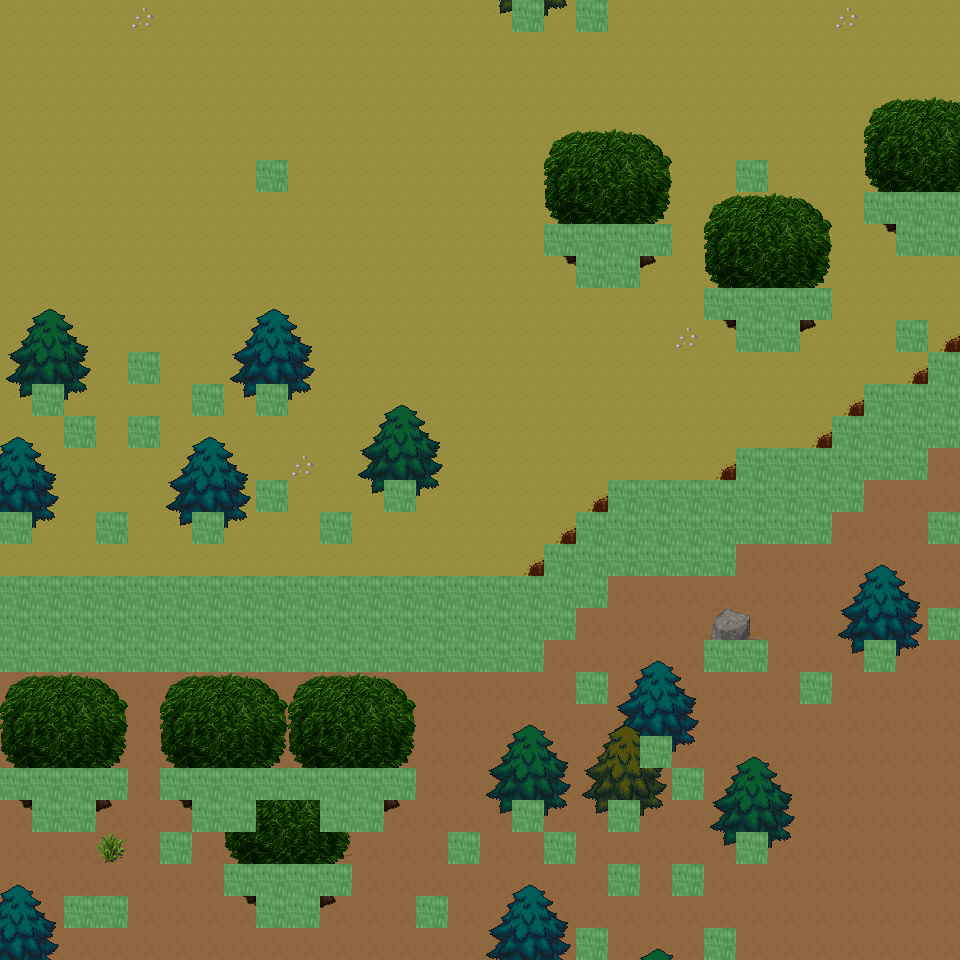

This is a level from a 2D game, rendered from its Tiled map with the project's own tilesets. A one-line summary and the map file follow, with tile-layer data summarised:
An orthogonal 30x30 tile map with 32x32 px tiles, 6 tile layers (Ground, Object, Object2, Above, ...), 23 tilesets and 15 objects (15x mapExit).

<map version="1.0" orientation="orthogonal" renderorder="right-down" width="30" height="30" tilewidth="32" tileheight="32" nextobjectid="16">
  <tileset firstgid="1" name="tileset_ground_ground" tilewidth="32" tileheight="32" tilecount="33" columns="3">
    <image source="../drawable/tileset_ground_ground.png" width="96" height="352" />
  </tileset>
  <tileset firstgid="34" name="tileset_ground_ridge_earth_dark" tilewidth="32" tileheight="32" tilecount="96" columns="12">
    <image source="../drawable/tileset_ground_ridge_earth_dark.png" width="384" height="256" />
  </tileset>
  <tileset firstgid="130" name="tileset_logic_collision" tilewidth="32" tileheight="32" tilecount="1" columns="1">
    <image source="../drawable/tileset_logic_collision.png" width="32" height="32" />
  </tileset>
  <tileset firstgid="131" name="tileset_logic_creature_animal" tilewidth="32" tileheight="32" tilecount="32" columns="8">
    <image source="../drawable/tileset_logic_creature_animal.png" width="256" height="128" />
  </tileset>
  <tileset firstgid="163" name="tileset_ground_earth_edges" tilewidth="32" tileheight="32" tilecount="18" columns="6">
    <image source="../drawable/tileset_ground_earth_edges.png" width="192" height="96" />
  </tileset>
  <tileset firstgid="181" name="tileset_plant_grasses" tilewidth="32" tileheight="32" tilecount="6" columns="3">
    <image source="../drawable/tileset_plant_grasses.png" width="96" height="64" />
  </tileset>
  <tileset firstgid="187" name="tileset_ground_earth_edges_yellowgreen" tilewidth="32" tileheight="32" tilecount="15" columns="5">
    <image source="../drawable/tileset_ground_earth_edges_yellowgreen.png" width="160" height="96" />
  </tileset>
  <tileset firstgid="202" name="tileset_ground_grass_corners" tilewidth="32" tileheight="32" tilecount="24" columns="6">
    <image source="../drawable/tileset_ground_grass_corners.png" width="192" height="128" />
  </tileset>
  <tileset firstgid="226" name="tileset_plant_tree_tree_darkgreen" tilewidth="32" tileheight="32" tilecount="88" columns="8">
    <image source="../drawable/tileset_plant_tree_tree_darkgreen.png" width="256" height="352" />
  </tileset>
  <tileset firstgid="314" name="tileset_plant_tree_evergreen" tilewidth="32" tileheight="32" tilecount="36" columns="3">
    <image source="../drawable/tileset_plant_tree_evergreen.png" width="96" height="384" />
  </tileset>
  <tileset firstgid="350" name="tileset_plant_bush_various_small" tilewidth="32" tileheight="32" tilecount="9" columns="3">
    <image source="../drawable/tileset_plant_bush_various_small.png" width="96" height="96" />
  </tileset>
  <tileset firstgid="359" name="tileset_plant_bush_bushes" tilewidth="32" tileheight="32" tilecount="10" columns="5">
    <image source="../drawable/tileset_plant_bush_bushes.png" width="160" height="64" />
  </tileset>
  <tileset firstgid="369" name="tileset_building_decoration_rocks" tilewidth="32" tileheight="32" tilecount="6" columns="3">
    <image source="../drawable/tileset_building_decoration_rocks.png" width="96" height="64" />
  </tileset>
  <tileset firstgid="375" name="tileset_ground_stonecircle" tilewidth="32" tileheight="32" tilecount="81" columns="9">
    <image source="../drawable/tileset_ground_stonecircle.png" width="288" height="288" />
  </tileset>
  <tileset firstgid="456" name="tileset_ground_rock_rocks" tilewidth="32" tileheight="32" tilecount="4" columns="2">
    <image source="../drawable/tileset_ground_rock_rocks.png" width="64" height="64" />
  </tileset>
  <tileset firstgid="460" name="tileset_building_decoration_orbpedestal" tilewidth="32" tileheight="32" tilecount="2" columns="1">
    <image source="../drawable/tileset_building_decoration_orbpedestal.png" width="32" height="64" />
  </tileset>
  <tileset firstgid="462" name="tileset_building_house_chalet" tilewidth="32" tileheight="32" tilecount="56" columns="7">
    <image source="../drawable/tileset_building_house_chalet.png" width="224" height="256" />
  </tileset>
  <tileset firstgid="518" name="tileset_building_tower_chalet" tilewidth="32" tileheight="32" tilecount="16" columns="2">
    <image source="../drawable/tileset_building_tower_chalet.png" width="64" height="256" />
  </tileset>
  <tileset firstgid="534" name="tileset_plant_bush_bush_pinks" tilewidth="32" tileheight="32" tilecount="4" columns="2">
    <image source="../drawable/tileset_plant_bush_bush_pinks.png" width="64" height="64" />
  </tileset>
  <tileset firstgid="538" name="tileset_ground_dry_grass" tilewidth="32" tileheight="32" tilecount="54" columns="9">
    <image source="../drawable/tileset_ground_dry_grass.png" width="288" height="192" />
  </tileset>
  <tileset firstgid="592" name="tileset_object_rock_pillars_stone" tilewidth="32" tileheight="32" tilecount="36" columns="6">
    <image source="../drawable/tileset_object_rock_pillars_stone.png" width="192" height="192" />
  </tileset>
  <tileset firstgid="628" name="tileset_building_door_brown_door" tilewidth="32" tileheight="32" tilecount="3" columns="1">
    <image source="../drawable/tileset_building_door_brown_door.png" width="32" height="96" />
  </tileset>
  <tileset firstgid="631" name="tileset_logic_creature_fowl" tilewidth="32" tileheight="32" tilecount="6" columns="6">
    <image source="../drawable/tileset_logic_creature_fowl.png" width="192" height="32" />
  </tileset>
  <layer name="Ground" width="30" height="30">
    <data>[900 cells, 900 non-empty, 2 distinct tile ids]</data>
  </layer>
  <layer name="Object" width="30" height="30">
    <data>[900 cells, 182 non-empty, 28 distinct tile ids]</data>
  </layer>
  <layer name="Object2" width="30" height="30">
    <data>[900 cells, 1 non-empty, 1 distinct tile ids]</data>
  </layer>
  <layer name="Above" width="30" height="30">
    <data>[900 cells, 204 non-empty, 37 distinct tile ids]</data>
  </layer>
  <layer name="Above2" width="30" height="30">
    <data>[900 cells, 16 non-empty, 14 distinct tile ids]</data>
  </layer>
  <layer name="Walkable" width="30" height="30">
    <data>[900 cells, 170 non-empty, 1 distinct tile ids]</data>
  </layer>
  <objectgroup name="MapEvents">
    <object id="1" name="north" type="mapExit" x="0" y="0" width="512" height="32">
      <properties>
        <property name="map" value="level_0_x172_y9" />
        <property name="x" value="0" />
        <property name="y" value="28" />
      </properties>
    </object>
    <object id="2" name="north2" type="mapExit" x="544" y="0" width="32" height="32">
      <properties>
        <property name="map" value="level_0_x172_y9" />
        <property name="x" value="17" />
        <property name="y" value="28" />
      </properties>
    </object>
    <object id="3" name="north3" type="mapExit" x="608" y="0" width="352" height="32">
      <properties>
        <property name="map" value="level_0_x172_y9" />
        <property name="x" value="19" />
        <property name="y" value="28" />
      </properties>
    </object>
    <object id="4" name="south" type="mapExit" x="0" y="928" width="576" height="32">
      <properties>
        <property name="map" value="level_0_x172_y11" />
        <property name="x" value="0" />
        <property name="y" value="1" />
      </properties>
    </object>
    <object id="5" name="south2" type="mapExit" x="608" y="928" width="96" height="32">
      <properties>
        <property name="map" value="level_0_x172_y11" />
        <property name="x" value="19" />
        <property name="y" value="1" />
      </properties>
    </object>
    <object id="6" name="south3" type="mapExit" x="736" y="928" width="224" height="32">
      <properties>
        <property name="map" value="level_0_x172_y11" />
        <property name="x" value="23" />
        <property name="y" value="1" />
      </properties>
    </object>
    </objectgroup>
</map>
<!-- 9 of 15 objects omitted -->
